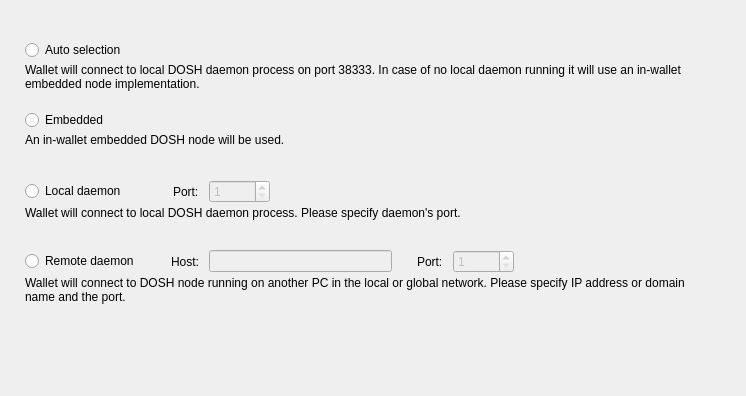
<?xml version="1.0" encoding="UTF-8"?>
<ui version="4.0">
 <class>ConnectionOptionsFrame</class>
 <widget class="QFrame" name="ConnectionOptionsFrame">
  <property name="geometry">
   <rect>
    <x>0</x>
    <y>0</y>
    <width>746</width>
    <height>396</height>
   </rect>
  </property>
  <property name="windowTitle">
   <string>Frame</string>
  </property>
  <property name="frameShape">
   <enum>QFrame::NoFrame</enum>
  </property>
  <property name="frameShadow">
   <enum>QFrame::Raised</enum>
  </property>
  <layout class="QVBoxLayout" name="verticalLayout_5">
   <property name="spacing">
    <number>0</number>
   </property>
   <property name="leftMargin">
    <number>25</number>
   </property>
   <property name="topMargin">
    <number>40</number>
   </property>
   <property name="rightMargin">
    <number>49</number>
   </property>
   <item>
    <widget class="QWidget" name="widget" native="true">
     <property name="sizePolicy">
      <sizepolicy hsizetype="Preferred" vsizetype="Fixed">
       <horstretch>0</horstretch>
       <verstretch>0</verstretch>
      </sizepolicy>
     </property>
     <property name="minimumSize">
      <size>
       <width>0</width>
       <height>70</height>
      </size>
     </property>
     <property name="maximumSize">
      <size>
       <width>16777215</width>
       <height>70</height>
      </size>
     </property>
     <layout class="QVBoxLayout" name="verticalLayout" stretch="0,1">
      <property name="spacing">
       <number>3</number>
      </property>
      <property name="leftMargin">
       <number>0</number>
      </property>
      <property name="topMargin">
       <number>0</number>
      </property>
      <property name="rightMargin">
       <number>0</number>
      </property>
      <property name="bottomMargin">
       <number>0</number>
      </property>
      <item>
       <widget class="QRadioButton" name="m_autoRadio">
        <property name="text">
         <string>Auto selection</string>
        </property>
        <attribute name="buttonGroup">
         <string notr="true">m_connectionButtonGroup</string>
        </attribute>
       </widget>
      </item>
      <item alignment="Qt::AlignTop">
       <widget class="WalletGui::WalletSmallGrayTextLabel" name="m_autoHelperLabel">
        <property name="text">
         <string>Wallet will connect to local DOSH daemon process on port 38333. In case of no local daemon running it will use an in-wallet embedded node implementation.</string>
        </property>
        <property name="alignment">
         <set>Qt::AlignLeading|Qt::AlignLeft|Qt::AlignTop</set>
        </property>
        <property name="wordWrap">
         <bool>true</bool>
        </property>
        <property name="indent">
         <number>0</number>
        </property>
       </widget>
      </item>
     </layout>
    </widget>
   </item>
   <item>
    <widget class="QWidget" name="widget_2" native="true">
     <property name="sizePolicy">
      <sizepolicy hsizetype="Preferred" vsizetype="Fixed">
       <horstretch>0</horstretch>
       <verstretch>0</verstretch>
      </sizepolicy>
     </property>
     <property name="minimumSize">
      <size>
       <width>0</width>
       <height>70</height>
      </size>
     </property>
     <property name="maximumSize">
      <size>
       <width>16777215</width>
       <height>70</height>
      </size>
     </property>
     <layout class="QVBoxLayout" name="verticalLayout_2" stretch="0,1">
      <property name="spacing">
       <number>3</number>
      </property>
      <property name="leftMargin">
       <number>0</number>
      </property>
      <property name="topMargin">
       <number>0</number>
      </property>
      <property name="rightMargin">
       <number>0</number>
      </property>
      <property name="bottomMargin">
       <number>0</number>
      </property>
      <item>
       <widget class="QRadioButton" name="m_embeddedRadio">
        <property name="text">
         <string>Embedded</string>
        </property>
        <attribute name="buttonGroup">
         <string notr="true">m_connectionButtonGroup</string>
        </attribute>
       </widget>
      </item>
      <item alignment="Qt::AlignTop">
       <widget class="WalletGui::WalletSmallGrayTextLabel" name="m_embeddedHelperLabel">
        <property name="text">
         <string>An in-wallet embedded DOSH node will be used.</string>
        </property>
        <property name="alignment">
         <set>Qt::AlignLeading|Qt::AlignLeft|Qt::AlignTop</set>
        </property>
        <property name="wordWrap">
         <bool>true</bool>
        </property>
        <property name="indent">
         <number>0</number>
        </property>
       </widget>
      </item>
     </layout>
    </widget>
   </item>
   <item>
    <widget class="QWidget" name="widget_3" native="true">
     <property name="sizePolicy">
      <sizepolicy hsizetype="Preferred" vsizetype="Fixed">
       <horstretch>0</horstretch>
       <verstretch>0</verstretch>
      </sizepolicy>
     </property>
     <property name="minimumSize">
      <size>
       <width>0</width>
       <height>70</height>
      </size>
     </property>
     <property name="maximumSize">
      <size>
       <width>16777215</width>
       <height>70</height>
      </size>
     </property>
     <layout class="QVBoxLayout" name="verticalLayout_3" stretch="0,1">
      <property name="spacing">
       <number>3</number>
      </property>
      <property name="leftMargin">
       <number>0</number>
      </property>
      <property name="topMargin">
       <number>0</number>
      </property>
      <property name="rightMargin">
       <number>0</number>
      </property>
      <property name="bottomMargin">
       <number>0</number>
      </property>
      <item>
       <layout class="QHBoxLayout" name="horizontalLayout">
        <property name="spacing">
         <number>10</number>
        </property>
        <item>
         <widget class="QRadioButton" name="m_localRadio">
          <property name="text">
           <string>Local daemon</string>
          </property>
          <attribute name="buttonGroup">
           <string notr="true">m_connectionButtonGroup</string>
          </attribute>
         </widget>
        </item>
        <item>
         <spacer name="horizontalSpacer">
          <property name="orientation">
           <enum>Qt::Horizontal</enum>
          </property>
          <property name="sizeType">
           <enum>QSizePolicy::Fixed</enum>
          </property>
          <property name="sizeHint" stdset="0">
           <size>
            <width>37</width>
            <height>20</height>
           </size>
          </property>
         </spacer>
        </item>
        <item>
         <widget class="QLabel" name="label">
          <property name="text">
           <string>Port:</string>
          </property>
         </widget>
        </item>
        <item alignment="Qt::AlignVCenter">
         <widget class="QSpinBox" name="m_localPortSpin">
          <property name="enabled">
           <bool>false</bool>
          </property>
          <property name="minimum">
           <number>1</number>
          </property>
          <property name="maximum">
           <number>65535</number>
          </property>
          <property name="value">
           <number>1</number>
          </property>
         </widget>
        </item>
        <item>
         <spacer name="horizontalSpacer_2">
          <property name="orientation">
           <enum>Qt::Horizontal</enum>
          </property>
          <property name="sizeHint" stdset="0">
           <size>
            <width>40</width>
            <height>20</height>
           </size>
          </property>
         </spacer>
        </item>
       </layout>
      </item>
      <item alignment="Qt::AlignTop">
       <widget class="WalletGui::WalletSmallGrayTextLabel" name="m_localHelperLabel">
        <property name="text">
         <string>Wallet will connect to local DOSH daemon process. Please specify daemon's port.</string>
        </property>
        <property name="alignment">
         <set>Qt::AlignLeading|Qt::AlignLeft|Qt::AlignTop</set>
        </property>
        <property name="wordWrap">
         <bool>true</bool>
        </property>
        <property name="indent">
         <number>0</number>
        </property>
       </widget>
      </item>
     </layout>
    </widget>
   </item>
   <item>
    <widget class="QWidget" name="widget_4" native="true">
     <property name="sizePolicy">
      <sizepolicy hsizetype="Preferred" vsizetype="Fixed">
       <horstretch>0</horstretch>
       <verstretch>0</verstretch>
      </sizepolicy>
     </property>
     <property name="minimumSize">
      <size>
       <width>0</width>
       <height>70</height>
      </size>
     </property>
     <property name="maximumSize">
      <size>
       <width>16777215</width>
       <height>70</height>
      </size>
     </property>
     <layout class="QVBoxLayout" name="verticalLayout_4" stretch="0,1">
      <property name="spacing">
       <number>3</number>
      </property>
      <property name="leftMargin">
       <number>0</number>
      </property>
      <property name="topMargin">
       <number>0</number>
      </property>
      <property name="rightMargin">
       <number>0</number>
      </property>
      <property name="bottomMargin">
       <number>0</number>
      </property>
      <item>
       <layout class="QHBoxLayout" name="horizontalLayout_2">
        <property name="spacing">
         <number>10</number>
        </property>
        <item>
         <widget class="QRadioButton" name="m_remoteRadio">
          <property name="text">
           <string>Remote daemon</string>
          </property>
          <attribute name="buttonGroup">
           <string notr="true">m_connectionButtonGroup</string>
          </attribute>
         </widget>
        </item>
        <item>
         <spacer name="horizontalSpacer_3">
          <property name="orientation">
           <enum>Qt::Horizontal</enum>
          </property>
          <property name="sizeType">
           <enum>QSizePolicy::Fixed</enum>
          </property>
          <property name="sizeHint" stdset="0">
           <size>
            <width>22</width>
            <height>20</height>
           </size>
          </property>
         </spacer>
        </item>
        <item>
         <widget class="QLabel" name="label_2">
          <property name="text">
           <string>Host:</string>
          </property>
         </widget>
        </item>
        <item>
         <widget class="QLineEdit" name="m_remoteHostEdit">
          <property name="enabled">
           <bool>false</bool>
          </property>
         </widget>
        </item>
        <item>
         <spacer name="horizontalSpacer_5">
          <property name="orientation">
           <enum>Qt::Horizontal</enum>
          </property>
          <property name="sizeType">
           <enum>QSizePolicy::Fixed</enum>
          </property>
          <property name="sizeHint" stdset="0">
           <size>
            <width>15</width>
            <height>20</height>
           </size>
          </property>
         </spacer>
        </item>
        <item>
         <widget class="QLabel" name="label_3">
          <property name="text">
           <string>Port:</string>
          </property>
         </widget>
        </item>
        <item alignment="Qt::AlignVCenter">
         <widget class="QSpinBox" name="m_remotePortSpin">
          <property name="enabled">
           <bool>false</bool>
          </property>
          <property name="minimum">
           <number>1</number>
          </property>
          <property name="maximum">
           <number>65535</number>
          </property>
          <property name="value">
           <number>1</number>
          </property>
         </widget>
        </item>
        <item>
         <spacer name="horizontalSpacer_4">
          <property name="orientation">
           <enum>Qt::Horizontal</enum>
          </property>
          <property name="sizeHint" stdset="0">
           <size>
            <width>40</width>
            <height>20</height>
           </size>
          </property>
         </spacer>
        </item>
       </layout>
      </item>
      <item alignment="Qt::AlignTop">
       <widget class="WalletGui::WalletSmallGrayTextLabel" name="m_remoteHelperLabel">
        <property name="text">
         <string>Wallet will connect to DOSH node running on another PC in the local or global network. Please specify IP address or domain name and the port.</string>
        </property>
        <property name="alignment">
         <set>Qt::AlignLeading|Qt::AlignLeft|Qt::AlignTop</set>
        </property>
        <property name="wordWrap">
         <bool>true</bool>
        </property>
        <property name="indent">
         <number>0</number>
        </property>
       </widget>
      </item>
     </layout>
    </widget>
   </item>
   <item>
    <spacer name="verticalSpacer">
     <property name="orientation">
      <enum>Qt::Vertical</enum>
     </property>
     <property name="sizeHint" stdset="0">
      <size>
       <width>665</width>
       <height>61</height>
      </size>
     </property>
    </spacer>
   </item>
  </layout>
 </widget>
 <customwidgets>
  <customwidget>
   <class>WalletGui::WalletSmallGrayTextLabel</class>
   <extends>QLabel</extends>
   <header>Gui/Common/WalletTextLabel.h</header>
  </customwidget>
 </customwidgets>
 <resources/>
 <connections>
  <connection>
   <sender>m_remoteHostEdit</sender>
   <signal>textChanged(QString)</signal>
   <receiver>ConnectionOptionsFrame</receiver>
   <slot>remoteHostNameChanged(QString)</slot>
   <hints>
    <hint type="sourcelabel">
     <x>390</x>
     <y>319</y>
    </hint>
    <hint type="destinationlabel">
     <x>372</x>
     <y>197</y>
    </hint>
   </hints>
  </connection>
  <connection>
   <sender>m_connectionButtonGroup</sender>
   <signal>buttonClicked(int)</signal>
   <receiver>ConnectionOptionsFrame</receiver>
   <slot>connectionButtonClicked(int)</slot>
   <hints>
    <hint type="sourcelabel">
     <x>-1</x>
     <y>-1</y>
    </hint>
    <hint type="destinationlabel">
     <x>372</x>
     <y>197</y>
    </hint>
   </hints>
  </connection>
  <connection>
   <sender>m_remoteRadio</sender>
   <signal>toggled(bool)</signal>
   <receiver>m_remoteHostEdit</receiver>
   <slot>setEnabled(bool)</slot>
   <hints>
    <hint type="sourcelabel">
     <x>88</x>
     <y>264</y>
    </hint>
    <hint type="destinationlabel">
     <x>312</x>
     <y>263</y>
    </hint>
   </hints>
  </connection>
  <connection>
   <sender>m_remoteRadio</sender>
   <signal>toggled(bool)</signal>
   <receiver>m_remotePortSpin</receiver>
   <slot>setEnabled(bool)</slot>
   <hints>
    <hint type="sourcelabel">
     <x>88</x>
     <y>264</y>
    </hint>
    <hint type="destinationlabel">
     <x>498</x>
     <y>263</y>
    </hint>
   </hints>
  </connection>
  <connection>
   <sender>m_localRadio</sender>
   <signal>toggled(bool)</signal>
   <receiver>m_localPortSpin</receiver>
   <slot>setEnabled(bool)</slot>
   <hints>
    <hint type="sourcelabel">
     <x>81</x>
     <y>194</y>
    </hint>
    <hint type="destinationlabel">
     <x>270</x>
     <y>193</y>
    </hint>
   </hints>
  </connection>
 </connections>
 <slots>
  <slot>remoteHostNameChanged(QString)</slot>
  <slot>connectionButtonClicked(int)</slot>
 </slots>
 <buttongroups>
  <buttongroup name="m_connectionButtonGroup"/>
 </buttongroups>
</ui>
